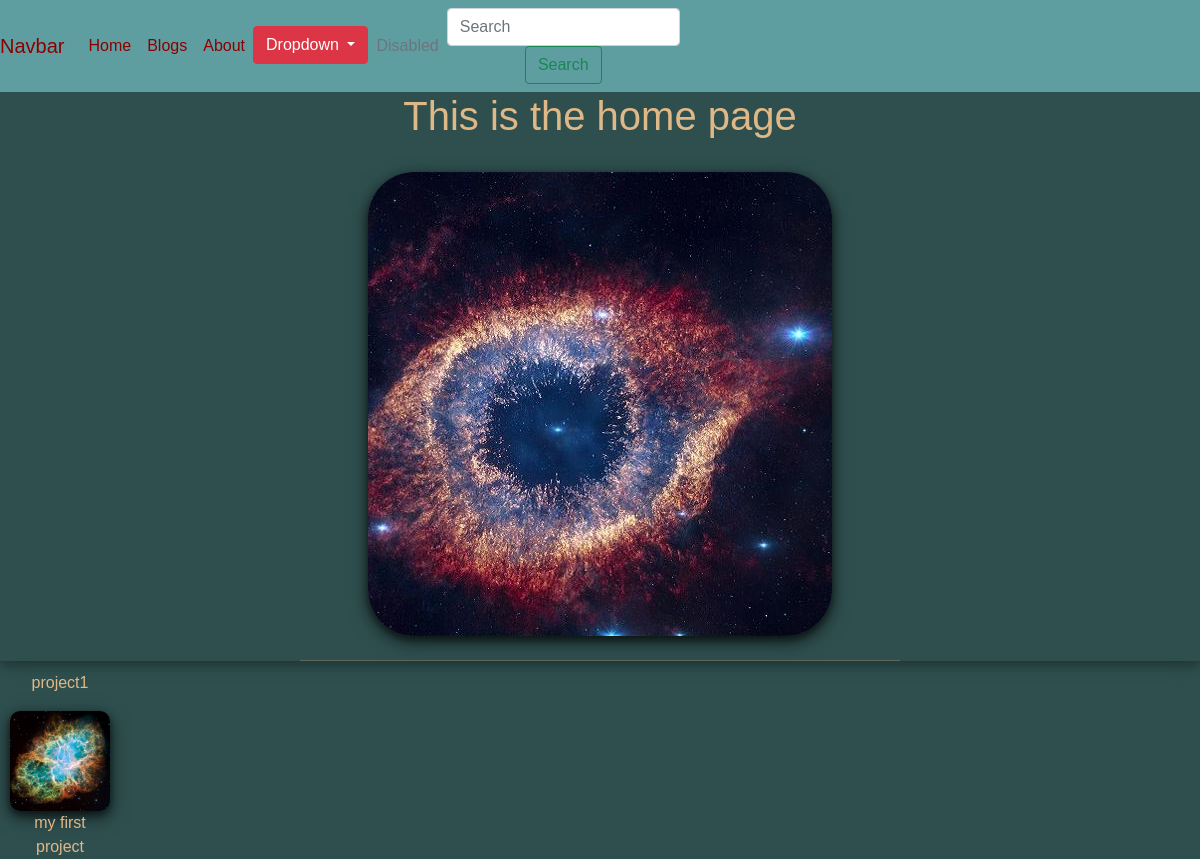
Before: / with the older database file.
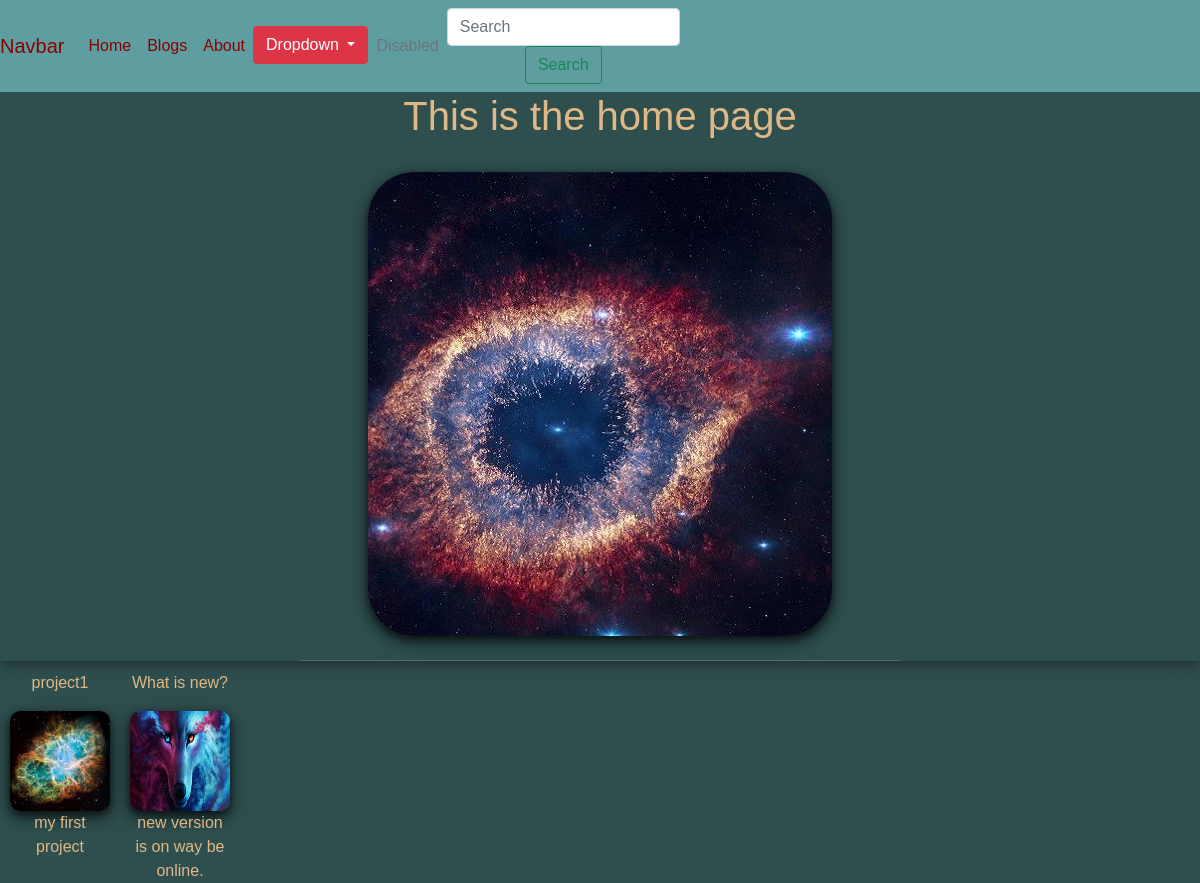
After: the same page with the newer database file.
### portfolio/models.py (models this page shows)
class project(models.Model):
    title = models.CharField(max_length=100)
    description = models.CharField(max_length=250)
    image = models.ImageField(upload_to='portfolio/images/')
    url = models.URLField(blank=True)

### portfolio/views.py (the view)
# urls.py: 2. Add a URL to urlpatterns:  path('', views.home, name='home')
def home(request):
    projects = project.objects.all()
    return render(request, 'portfolio/home.html', {'project': projects})

### portfolio/templates/portfolio/home.html
{% extends 'portfolio/base.html' %}
{% block content %}
<h1>This is the home page</h1>
{% load static %}
<br>
<img src="{% static 'portfolio/1605599664.jpg' %}">
<br>
<br>
<hr style="width:50%; margin: auto;">
        {% for project in project %}
            <div style="width: 100px; float: left; height: 100px; margin: 10px;">
                <p>{{ project.title }}</p>
                {% if project.url %}
                    <a href="{{ project.url }}" target="_blank">
                        <img alt="Nebula" src="{{ project.image.url }}" width=100 height=100>
                    </a>
                {% endif %}
                <p>{{ project.description }}</p>
            </div>
        {% endfor %}
{% endblock %}

### portfolio/templates/portfolio/base.html (shortened to what this page needs)
<!doctype html>
<html lang="en">
  <head>
    <link href="https://cdn.jsdelivr.net/npm/bootstrap@5.0.2/dist/css/bootstrap.min.css" rel="stylesheet">
  </head>
  <body>
    <nav class="navbar navbar-expand-lg" style="background-color:cadetblue;">
        <a class="navbar-brand" href="#">Navbar</a>
        <div class="collapse navbar-collapse" id="navbarSupportedContent">
          <ul class="navbar-nav mr-auto">
            <li class="nav-item active">
              <a class="nav-link" href="{% url 'home' %}">Home </a>
            </li>
            <li class="nav-item">
              <a class="nav-link" href="{% url 'blog:all_blogs' %}">Blogs</a>
            </li>
            <li class="nav-item">
              <a class="nav-link" href="{% url 'about' %}">About</a>
            </li>
            <div class="dropdown">
              <button class="btn btn-danger dropdown-toggle" type="button" data-toggle="dropdown">Dropdown
              </button>
            </div>
            <li class="nav-item">
              <a class="nav-link disabled" href="#">Disabled</a>
            </li>
          </ul>
          <form class="form-inline my-2 my-lg-0">
            <input class="form-control mr-sm-2" type="search" placeholder="Search" aria-label="Search">
            <button class="btn btn-outline-success my-2 my-sm-0" type="submit">Search</button>
          </form>
        </div>
      </nav>
      {% block content %}{% endblock %}
  </body>
</html>

### portfolio/templates/portfolio/base.html (style rules this page uses)
body { color:burlywood; text-align: center; font-family: sans-serif; background-color:darkslategrey; box-shadow: 0 4px 8px 0 rgba(0, 0, 0, 0.2), 0 6px 20px 0 rgba(0, 0, 0, 0.19); }
img { border-radius: 10%; box-shadow: 0 4px 8px 0 rgba(0, 0, 0, 0.6), 0 6px 20px 0 rgba(0, 0, 0, 0.50); }
.nav-link, .navbar-brand { color:darkred; }

Changed rows visible on the page:
added project: title "What is new?", image (picture), description "new version is on way be online."
